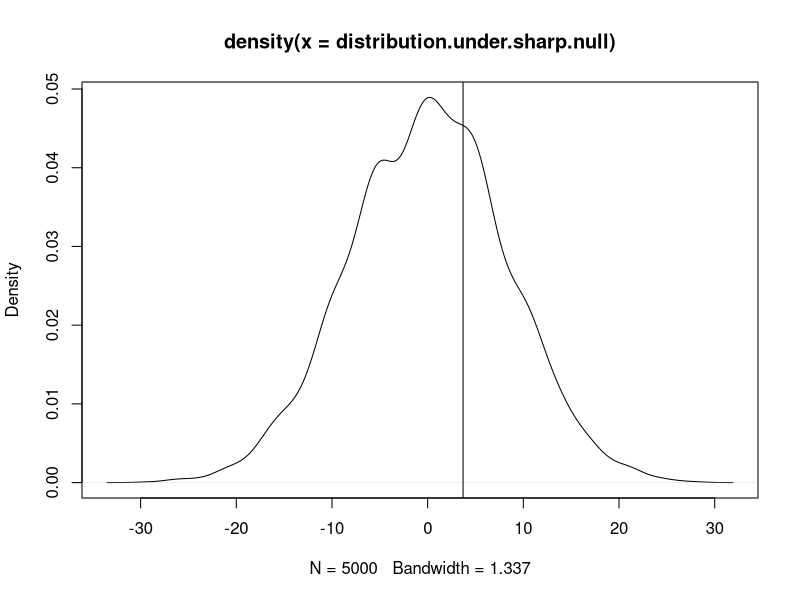

Recreate this plot in R.
## ---- chunk 1
library(data.table)
library(ggplot2)

knitr::opts_chunk$set(dpi = 300)

set.seed(1)
## ---- chunk 2
d <- data.table(id = 1:40)
d[ , group := c(rep("Man",20),rep("Woman",20))]
## ---- chunk 3
d[ , po_control := c(seq(from = 1, to = 20), seq(from = 51, to = 70))]

# no effect because potential outcomes in treatment are the same
d[ , po_treatment := po_control + 0] 

head(d)
## ---- chunk 4
randomize <- function(units_per_group) { 
  ## an (unnecessary) function to randomize units into 
  ## treatment and control 
  ## ---
  ## args: 
  ##  - units_per_group: how many zero and one should be returned
  
  assignment_vector <- rep(c('control', 'treatment'), each = units_per_group)
  sample(assignment_vector)
} 
## ---- chunk 5
randomize(4)
## ---- chunk 6
table(randomize(4))
## ---- chunk 7
d[ , condition := randomize(.N/2)]
## ---- chunk 8

d[, .N]

## ---- chunk 9
d[1:5, ]
## ---- chunk 10
d[ , table(condition)]
## ---- chunk 11
d[ , outcomes := (
  (I(condition == 'treatment') * po_treatment) + 
    (1 - I(condition == 'treatment') * po_control))
  ]
## ---- chunk 12
d

## ---- chunk 13
d[ , outcomes := ifelse(condition == 'treatment', po_treatment, po_control)]

d
## ---- chunk 14
group_averages <- d[ , .(group_mean = mean(outcomes)), keyby = .(condition)]

group_averages
## ---- chunk 15
ate <- group_averages[ , group_mean[condition == 'treatment'] - 
                         group_mean[condition == 'control'] ]

ate
## ---- chunk 16
diff(c(1,2,4,7,11))
## ---- chunk 17
group_averages[ , diff(group_mean)]
## ---- chunk 18
d[ , .(group_mean = mean(outcomes)), keyby = .(condition)][ , diff(group_mean)]
## ---- chunk 19


group <- c(rep("Man, 20"), rep("Woman", 20))
po_control <- c(seq(from = 1, to = 20), seq(from = 51, to = 70))
po_treatment <- po_control

po_control
po_treatment

randomize <- function() sample(c(rep(0,20), rep(1,20)))
randomize()

treatment <- randomize()
treatment
outcomes <- po_treatment * treatment + po_control * (1 - treatment)
outcomes


est.ate <- function (outcome, treat) mean(outcome[treat==1]) - mean(outcome[treat==0])


ate <- est.ate(outcomes, treatment) #outcomes are randomized
ate

ate <- est.ate(outcomes, treatment) #outcomes are randomized
ate

ate <- est.ate(outcomes, treatment) #outcomes are randomized
ate

ate <- est.ate(outcomes, treatment) #outcomes are randomized
ate


p_value_lecture_test <- function() {
  # group <- c(rep("Man, 20"), rep("Woman", 20))
  # po_control <- c(seq(from = 1, to = 20), seq(from = 51, to = 70))
  # po_treatment <- po_control
  # 
  # treatment <- randomize()
  # outcomes <- po_treatment * treatment + po_control * (1 - treatment)
  ate <- est.ate(outcomes, randomize())
}

# here these functions are showing idea of re-randomizing / re-sampling from the population
#illustration of sharp-null hypothesis - that the ATE is always 0 and everyone's treatment and control PO's are always the same (which may not be true in the real world).
# SHARP NULL HYPOTHEIS -> not just ATE is zero, but TAU for every single person - Tau is exactly zero for every single person in the real world. 
p_val_1 <- p_value_lecture_test()
p_val_1

p_val_2 <- p_value_lecture_test()
p_val_2

p_val_3 <- p_value_lecture_test()
p_val_3

p_val_4 <- p_value_lecture_test()
p_val_4

est.ate(outcomes, randomize())
distribution.under.sharp.null <- replicate(5000, est.ate(outcomes, randomize()))
plot(density(distribution.under.sharp.null))
abline(v=ate)

mean(ate )
mean(ate < distribution.under.sharp.null) # we only have 1 true ATE, but we could have gotten 5000 potential ATEs

#here the difference between mean of ate and 5000 vector of dist_under_sharp_null is the p-value. How often do i get randomizations under the sharp null 
# where estimate was larger than my actual estimate. 
#p-value% chance that I would get a treatment effect, even if there is no treatment effect.




